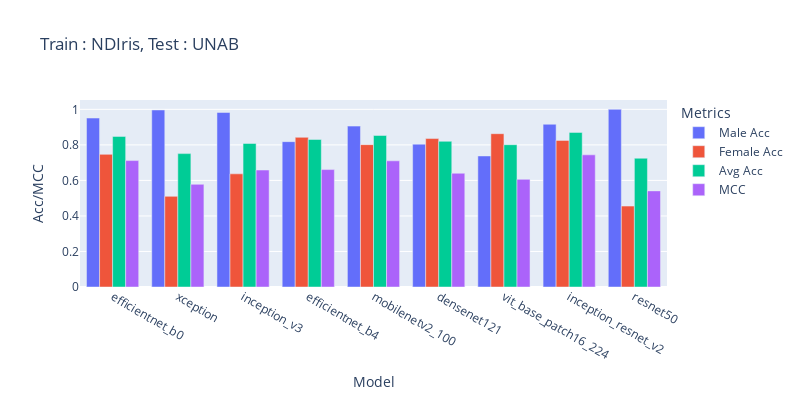

Source (notebook cell):
### Code cell
df = pd.read_csv('/home/sreeraj/lab/nsf/final_eval/results/across_model_ndiris_gender_unab.csv',)
fig = px.bar(df, x='Model', y=['Male Acc', 'Female Acc', 'Avg Acc', 'MCC'], title='Train : NDIris, Test : UNAB', barmode='group', labels={'value': 'Acc/MCC', 'variable': 'Metrics'},width=800, height=400)
fig.show()

### Figure 1 — Plotly figure (JSON) as saved in the notebook; plotly's stock layout.template omitted (floating-point values rounded to 4 significant figures)
{"data": [{"alignmentgroup": "True", "hovertemplate": "Metrics=Male Acc<br>Model=%{x}<br>Acc/MCC=%{y}<extra></extra>", "legendgroup": "Male Acc", "marker": {"color": "#636efa", "pattern": {"shape": ""}}, "name": "Male Acc", "offsetgroup": "Male Acc", "orientation": "v", "showlegend": true, "textposition": "auto", "type": "bar", "x": ["efficientnet_b0", "xception", "inception_v3", "efficientnet_b4", "mobilenetv2_100", "densenet121", "vit_base_patch16_224", "inception_resnet_v2", "resnet50"], "xaxis": "x", "y": [0.951, 0.9965, 0.9825, 0.8182, 0.9056, 0.8042, 0.7378, 0.9161, 1], "yaxis": "y"}, {"alignmentgroup": "True", "hovertemplate": "Metrics=Female Acc<br>Model=%{x}<br>Acc/MCC=%{y}<extra></extra>", "legendgroup": "Female Acc", "marker": {"color": "#EF553B", "pattern": {"shape": ""}}, "name": "Female Acc", "offsetgroup": "Female Acc", "orientation": "v", "showlegend": true, "textposition": "auto", "type": "bar", "x": ["efficientnet_b0", "xception", "inception_v3", "efficientnet_b4", "mobilenetv2_100", "densenet121", "vit_base_patch16_224", "inception_resnet_v2", "resnet50"], "xaxis": "x", "y": [0.7466, 0.5103, 0.637, 0.8425, 0.8014, 0.8356, 0.863, 0.8253, 0.4555], "yaxis": "y"}, {"alignmentgroup": "True", "hovertemplate": "Metrics=Avg Acc<br>Model=%{x}<br>Acc/MCC=%{y}<extra></extra>", "legendgroup": "Avg Acc", "marker": {"color": "#00cc96", "pattern": {"shape": ""}}, "name": "Avg Acc", "offsetgroup": "Avg Acc", "orientation": "v", "showlegend": true, "textposition": "auto", "type": "bar", "x": ["efficientnet_b0", "xception", "inception_v3", "efficientnet_b4", "mobilenetv2_100", "densenet121", "vit_base_patch16_224", "inception_resnet_v2", "resnet50"], "xaxis": "x", "y": [0.8478, 0.7509, 0.808, 0.8304, 0.8529, 0.8201, 0.801, 0.8702, 0.7249], "yaxis": "y"}, {"alignmentgroup": "True", "hovertemplate": "Metrics=MCC<br>Model=%{x}<br>Acc/MCC=%{y}<extra></extra>", "legendgroup": "MCC", "marker": {"color": "#ab63fa", "pattern": {"shape": ""}}, "name": "MCC", "offsetgroup": "MCC", "orientation": "v", "showlegend": true, "textposition": "auto", "type": "bar", "x": ["efficientnet_b0", "xception", "inception_v3", "efficientnet_b4", "mobilenetv2_100", "densenet121", "vit_base_patch16_224", "inception_resnet_v2", "resnet50"], "xaxis": "x", "y": [0.7116, 0.578, 0.6585, 0.6609, 0.7103, 0.6402, 0.606, 0.744, 0.5411], "yaxis": "y"}], "layout": {"barmode": "group", "height": 400, "legend": {"title": {"text": "Metrics"}, "tracegroupgap": 0}, "title": {"text": "Train : NDIris, Test : UNAB"}, "width": 800, "xaxis": {"anchor": "y", "domain": [0, 1], "title": {"text": "Model"}}, "yaxis": {"anchor": "x", "domain": [0, 1], "title": {"text": "Acc/MCC"}}}}
